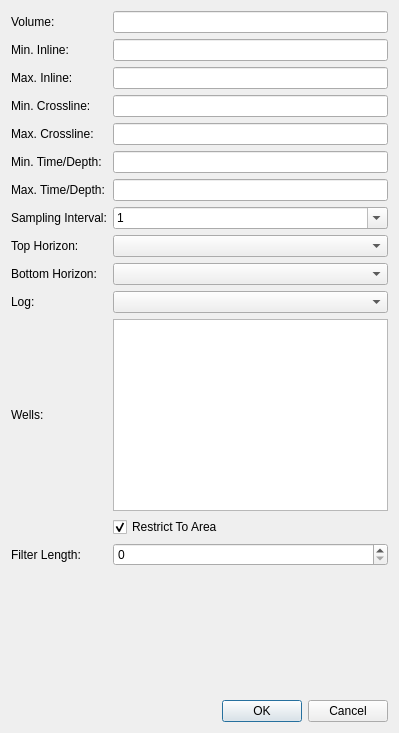
<?xml version="1.0" encoding="UTF-8"?>
<ui version="4.0">
 <class>BuildWellVolumeDialog</class>
 <widget class="QDialog" name="BuildWellVolumeDialog">
  <property name="geometry">
   <rect>
    <x>0</x>
    <y>0</y>
    <width>399</width>
    <height>733</height>
   </rect>
  </property>
  <property name="windowTitle">
   <string>Dialog</string>
  </property>
  <layout class="QVBoxLayout" name="verticalLayout">
   <item>
    <layout class="QGridLayout" name="gridLayout">
     <item row="7" column="1">
      <widget class="QComboBox" name="cbDZ">
       <property name="editable">
        <bool>true</bool>
       </property>
       <item>
        <property name="text">
         <string>1</string>
        </property>
       </item>
       <item>
        <property name="text">
         <string>2</string>
        </property>
       </item>
       <item>
        <property name="text">
         <string>4</string>
        </property>
       </item>
       <item>
        <property name="text">
         <string>5</string>
        </property>
       </item>
       <item>
        <property name="text">
         <string>8</string>
        </property>
       </item>
       <item>
        <property name="text">
         <string>10</string>
        </property>
       </item>
       <item>
        <property name="text">
         <string>16</string>
        </property>
       </item>
       <item>
        <property name="text">
         <string>25</string>
        </property>
       </item>
       <item>
        <property name="text">
         <string>32</string>
        </property>
       </item>
       <item>
        <property name="text">
         <string>50</string>
        </property>
       </item>
      </widget>
     </item>
     <item row="12" column="0">
      <widget class="QLabel" name="label_2">
       <property name="text">
        <string>Wells:</string>
       </property>
      </widget>
     </item>
     <item row="0" column="1">
      <widget class="QLineEdit" name="leVolume"/>
     </item>
     <item row="5" column="1">
      <widget class="QLineEdit" name="leMinZ"/>
     </item>
     <item row="5" column="0">
      <widget class="QLabel" name="label_8">
       <property name="text">
        <string>Min. Time/Depth:</string>
       </property>
      </widget>
     </item>
     <item row="1" column="0">
      <widget class="QLabel" name="label_4">
       <property name="text">
        <string>Min. Inline:</string>
       </property>
      </widget>
     </item>
     <item row="2" column="1">
      <widget class="QLineEdit" name="leMaxIline"/>
     </item>
     <item row="1" column="1">
      <widget class="QLineEdit" name="leMinIline"/>
     </item>
     <item row="2" column="0">
      <widget class="QLabel" name="label_5">
       <property name="text">
        <string>Max. Inline:</string>
       </property>
      </widget>
     </item>
     <item row="4" column="0">
      <widget class="QLabel" name="label_7">
       <property name="text">
        <string>Max. Crossline:</string>
       </property>
      </widget>
     </item>
     <item row="6" column="1">
      <widget class="QLineEdit" name="leMaxZ"/>
     </item>
     <item row="11" column="0">
      <widget class="QLabel" name="label">
       <property name="text">
        <string>Log:</string>
       </property>
      </widget>
     </item>
     <item row="9" column="1">
      <widget class="QComboBox" name="cbBottomHorizon"/>
     </item>
     <item row="8" column="0">
      <widget class="QLabel" name="label_11">
       <property name="text">
        <string>Top Horizon:</string>
       </property>
      </widget>
     </item>
     <item row="0" column="0">
      <widget class="QLabel" name="label_3">
       <property name="text">
        <string>Volume:</string>
       </property>
      </widget>
     </item>
     <item row="3" column="0">
      <widget class="QLabel" name="label_6">
       <property name="text">
        <string>Min. Crossline:</string>
       </property>
      </widget>
     </item>
     <item row="4" column="1">
      <widget class="QLineEdit" name="leMaxXline"/>
     </item>
     <item row="12" column="1">
      <widget class="QListWidget" name="lwWells">
       <property name="selectionMode">
        <enum>QAbstractItemView::ExtendedSelection</enum>
       </property>
      </widget>
     </item>
     <item row="14" column="1">
      <widget class="QSpinBox" name="sbFilter">
       <property name="maximum">
        <number>1000</number>
       </property>
       <property name="singleStep">
        <number>10</number>
       </property>
      </widget>
     </item>
     <item row="14" column="0">
      <widget class="QLabel" name="label_13">
       <property name="text">
        <string>Filter Length:</string>
       </property>
      </widget>
     </item>
     <item row="9" column="0">
      <widget class="QLabel" name="label_12">
       <property name="text">
        <string>Bottom Horizon:</string>
       </property>
      </widget>
     </item>
     <item row="3" column="1">
      <widget class="QLineEdit" name="leMinXline"/>
     </item>
     <item row="11" column="1">
      <widget class="QComboBox" name="cbLog"/>
     </item>
     <item row="8" column="1">
      <widget class="QComboBox" name="cbTopHorizon"/>
     </item>
     <item row="6" column="0">
      <widget class="QLabel" name="label_9">
       <property name="text">
        <string>Max. Time/Depth:</string>
       </property>
      </widget>
     </item>
     <item row="7" column="0">
      <widget class="QLabel" name="label_10">
       <property name="text">
        <string>Sampling Interval:</string>
       </property>
      </widget>
     </item>
     <item row="13" column="1">
      <widget class="QCheckBox" name="cbRestrictToArea">
       <property name="text">
        <string>Restrict To Area</string>
       </property>
       <property name="checked">
        <bool>true</bool>
       </property>
      </widget>
     </item>
    </layout>
   </item>
   <item>
    <spacer name="verticalSpacer">
     <property name="orientation">
      <enum>Qt::Vertical</enum>
     </property>
     <property name="sizeHint" stdset="0">
      <size>
       <width>20</width>
       <height>40</height>
      </size>
     </property>
    </spacer>
   </item>
   <item>
    <widget class="QDialogButtonBox" name="buttonBox">
     <property name="orientation">
      <enum>Qt::Horizontal</enum>
     </property>
     <property name="standardButtons">
      <set>QDialogButtonBox::Cancel|QDialogButtonBox::Ok</set>
     </property>
    </widget>
   </item>
  </layout>
 </widget>
 <tabstops>
  <tabstop>leVolume</tabstop>
  <tabstop>leMinIline</tabstop>
  <tabstop>leMaxIline</tabstop>
  <tabstop>leMinXline</tabstop>
  <tabstop>leMaxXline</tabstop>
  <tabstop>leMinZ</tabstop>
  <tabstop>leMaxZ</tabstop>
  <tabstop>cbDZ</tabstop>
  <tabstop>cbTopHorizon</tabstop>
  <tabstop>cbBottomHorizon</tabstop>
  <tabstop>cbLog</tabstop>
  <tabstop>lwWells</tabstop>
  <tabstop>cbRestrictToArea</tabstop>
  <tabstop>sbFilter</tabstop>
 </tabstops>
 <resources/>
 <connections>
  <connection>
   <sender>buttonBox</sender>
   <signal>accepted()</signal>
   <receiver>BuildWellVolumeDialog</receiver>
   <slot>accept()</slot>
   <hints>
    <hint type="sourcelabel">
     <x>248</x>
     <y>254</y>
    </hint>
    <hint type="destinationlabel">
     <x>157</x>
     <y>274</y>
    </hint>
   </hints>
  </connection>
  <connection>
   <sender>buttonBox</sender>
   <signal>rejected()</signal>
   <receiver>BuildWellVolumeDialog</receiver>
   <slot>reject()</slot>
   <hints>
    <hint type="sourcelabel">
     <x>316</x>
     <y>260</y>
    </hint>
    <hint type="destinationlabel">
     <x>286</x>
     <y>274</y>
    </hint>
   </hints>
  </connection>
 </connections>
</ui>
